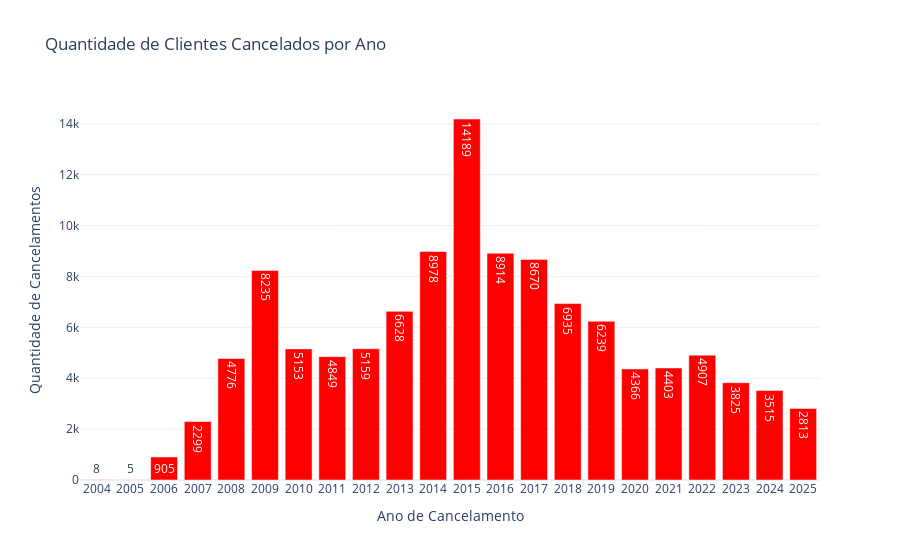

The code cell stored with this chart in its notebook:
### Code cell
import plotly.graph_objects as go

def plot_cancelamentos_por_ano_plotly(spark_df):
    """
    Plota um gráfico de barras interativo usando Plotly, mostrando a quantidade de clientes cancelados por ano.
    
    Parâmetros:
    spark_df (pyspark.sql.DataFrame): DataFrame do Spark contendo a coluna 'data_final'.
    """
    from pyspark.sql.functions import col, year

    # Filtrando clientes cancelados (data_final NÃO é nula)
    clientes_cancelados = spark_df.filter(col("data_final").isNotNull())

    # Extraindo o ano da data_final
    clientes_cancelados = clientes_cancelados.withColumn("ano_cancelamento", year(col("data_final")))

    # Contando a quantidade de clientes cancelados por ano
    contagem_cancelados_por_ano = clientes_cancelados.groupBy("ano_cancelamento").count()

    # Convertendo para Pandas para plotar com Plotly
    df_cancelados = contagem_cancelados_por_ano.toPandas().sort_values("ano_cancelamento")

    # Criando o gráfico interativo com Plotly
    fig = go.Figure()
    fig.add_trace(go.Bar(
        x=df_cancelados["ano_cancelamento"],
        y=df_cancelados["count"],
        marker_color="red",
        text=df_cancelados["count"],
        textposition='auto'
    ))

    # Adicionando títulos e rótulos
    fig.update_layout(
        title="Quantidade de Clientes Cancelados por Ano",
        xaxis_title="Ano de Cancelamento",
        yaxis_title="Quantidade de Cancelamentos",
        xaxis=dict(tickmode="linear"),
        template="plotly_white"
    )

    # Exibindo o gráfico
    fig.show()

# Para rodar a função, basta passar o DataFrame do Spark:
plot_cancelamentos_por_ano_plotly(tabela_filtrada_sdf)

### Figure 1 — Plotly figure (JSON) as saved in the notebook; plotly's stock layout.template omitted (floating-point values rounded to 4 significant figures)
{"data": [{"marker": {"color": "red"}, "text": [8.0, 5.0, 905.0, 2299.0, 4776.0, 8235.0, 5153.0, 4849.0, 5159.0, 6628.0, 8978.0, 14190.0, 8914.0, 8670.0, 6935.0, 6239.0, 4366.0, 4403.0, 4907.0, 3825.0, 3515.0, 2813.0], "textposition": "auto", "type": "bar", "x": [2004, 2005, 2006, 2007, 2008, 2009, 2010, 2011, 2012, 2013, 2014, 2015, 2016, 2017, 2018, 2019, 2020, 2021, 2022, 2023, 2024, 2025], "y": [8, 5, 905, 2299, 4776, 8235, 5153, 4849, 5159, 6628, 8978, 14189, 8914, 8670, 6935, 6239, 4366, 4403, 4907, 3825, 3515, 2813]}], "layout": {"title": {"text": "Quantidade de Clientes Cancelados por Ano"}, "xaxis": {"tickmode": "linear", "title": {"text": "Ano de Cancelamento"}}, "yaxis": {"title": {"text": "Quantidade de Cancelamentos"}}}}
